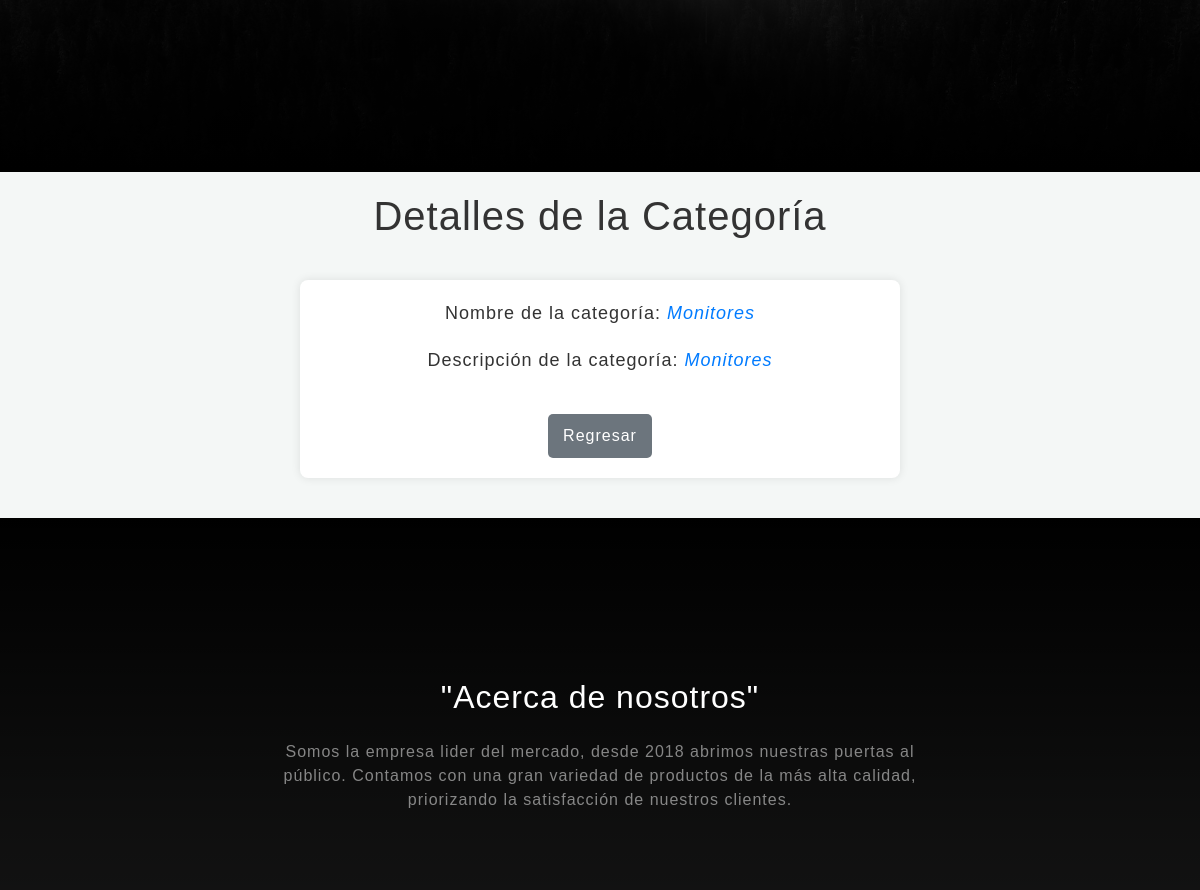
Before: /categoria/detalle/16/ (middle part) with the older database file.
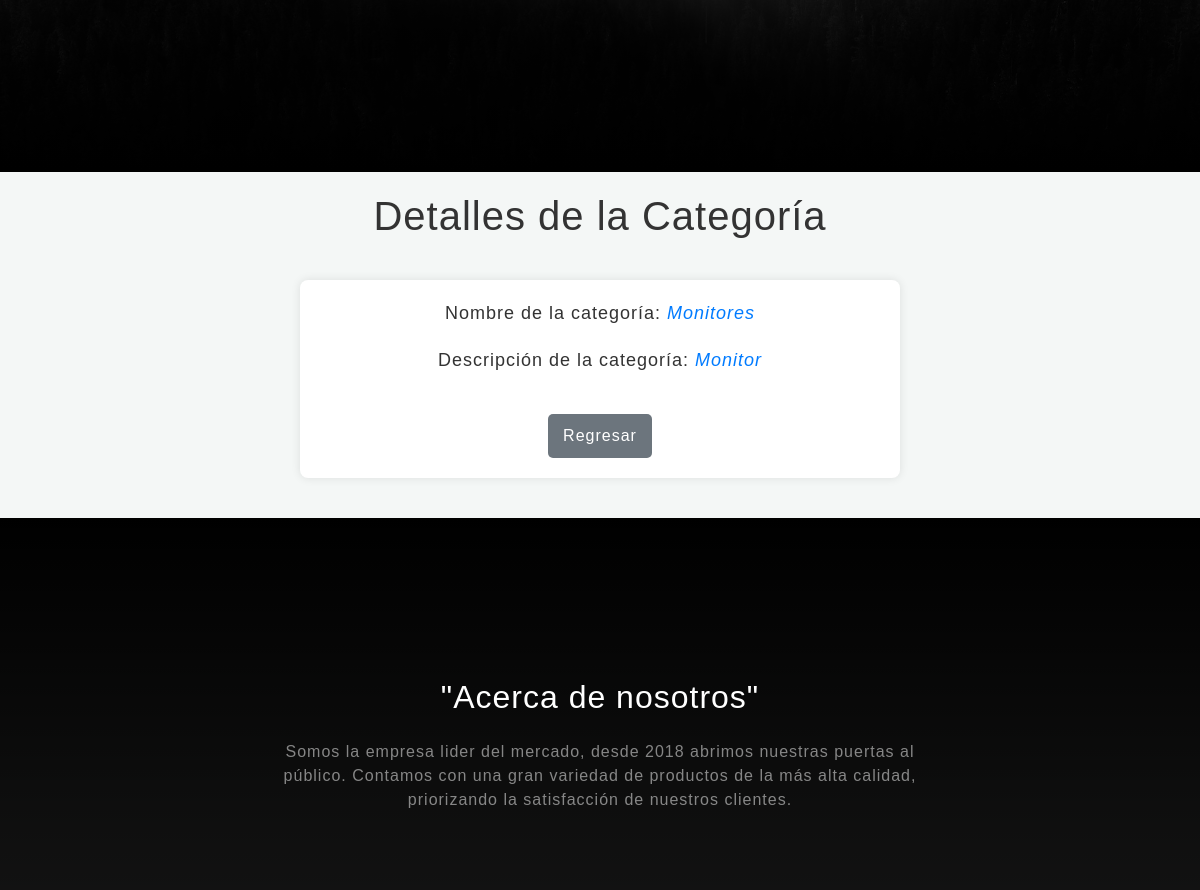
After: the same page with the newer database file.
### AppGasco/models.py (models this page shows, shortened)
class Categoria(models.Model):
    nombre_categoria = models.CharField(max_length=30)
    descripcion_categoria = models.TextField(blank=True, null=True)

### AppGasco/views_clases.py (the view)
# urls.py: path('categoria/detalle/<int:pk>/', views_clases.CategoriaDetalle.as_view(), name='Detail_Categoria'),
class CategoriaDetalle(DetailView):
    model = Categoria
    template_name = "appgasco/Vistas_Clase_Categoria/categoria_detalle.html"

### AppGasco/templates/appgasco/Vistas_Clase_Categoria/categoria_detalle.html (shortened to what this page needs)
{% extends 'AppGasco/index.html' %}
{% load static %}
{% block main %}
<h1>Detalles de la Categoría</h1>
<div class="categoria-details">
    <p>Nombre de la categoría: <i>{{ categoria.nombre_categoria }}</i></p>
    <p>Descripción de la categoría: <i>{{ categoria.descripcion_categoria }}</i></p>
    <a href="{% url 'List_Categoria' %}" class="back-button">Regresar</a>
</div>
{% endblock main %}

Changed rows visible on the page:
changed Categoria "Monitores": descripcion_categoria "Monitores" → "Monitor"
